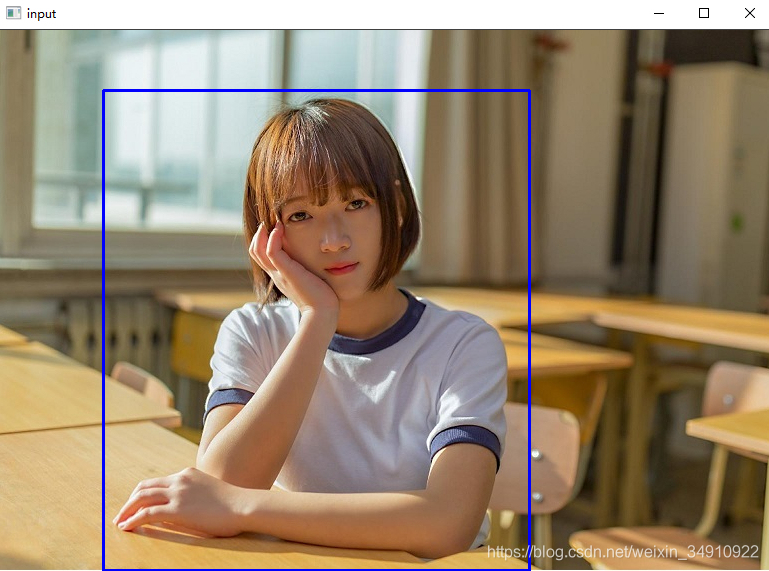
#> input picture Python/OpenCV-Tutorials/Girl.jpeg, 769 x 571 px, found by its file name
$ python '27.Foreground extraction .py'
#> lines starting #> are read from the running program, lines starting #| are printed output that depends on the picture
# Syntax: cv2.grabCut(image, mask, rectangle, backgroundModel, foregroundModel, iterationCount[, mode])
# Parameters:


# image: Input 8-bit 3-channel image.
# mask: Input/output 8-bit single-channel mask. The mask is initialized by the function when mode is set to GC_INIT_WITH_RECT. Its elements may have one of following values:
# GC_BGD defines an obvious background pixels.
# GC_FGD defines an obvious foreground (object) pixel.
# GC_PR_BGD defines a possible background pixel.
# GC_PR_FGD defines a possible foreground pixel.
# rectangle: It is the region of interest containing a segmented object. The pixels outside of the ROI are marked as obvious background. The parameter is only used when mode==GC_INIT_WITH_RECT.
# backgroundModel: Temporary array for the background model.
# foregroundModel: Temporary array for the foreground model.
# iterationCount: Number of iterations the algorithm should make before returning the result. Note that the result can be refined with further calls with mode==GC_INIT_WITH_MASK or mode==GC_EVAL.
# mode: It defines the Operation mode. It can be one of the following:
# GC_INIT_WITH_RECT: The function initializes the state and the mask using the provided rectangle. After that it runs iterCount iterations of the algorithm.
# GC_INIT_WITH_MASK: The function initializes the state using the provided mask. Note that GC_INIT_WITH_RECT and GC_INIT_WITH_MASK can be combined. Then, all the pixels outside of the ROI are automatically initialized with GC_BGD.
# GC_EVAL: The value means that the algorithm should just resume.

# Python program to illustrate
# foreground extraction using
# GrabCut algorithm

# organize imports
import numpy as np
import cv2
from matplotlib import pyplot as plt

# path to input image specified and
# image is loaded with imread command
image = cv2.imread(r'H:\MyGitCodes\Python\OpenCV-Tutorials\Girl.jpeg')
#> image is the input picture: shape (571, 769, 3); mean B, G, R 110, 132.7, 150.3

# create a simple mask image similar
# to the loaded image, with the
# shape and return type
mask = np.zeros(image.shape[:2], np.uint8)

# specify the background and foreground model
# using numpy the array is constructed of 1 row
# and 65 columns, and all array elements are 0
# Data type for the array is np.float64 (default)
backgroundModel = np.zeros((1, 65), np.float64)
foregroundModel = np.zeros((1, 65), np.float64)

# define the Region of Interest (ROI)
# as the coordinates of the rectangle
# where the values are entered as
# (startingPoint_x, startingPoint_y, width, height)
# these coordinates are according to the input image
# it may vary for different images
rectangle = (110, 65, 410, 490)

# apply the grabcut algorithm with appropriate
# values as parameters, number of iterations = 3
# cv2.GC_INIT_WITH_RECT is used because
# of the rectangle mode is used
cv2.grabCut(image, mask, rectangle,
            backgroundModel, foregroundModel,
            11, cv2.GC_INIT_WITH_RECT)

# In the new mask image, pixels will
# be marked with four flags
# four flags denote the background / foreground
# mask is changed, all the 0 and 2 pixels
# are converted to the background
# mask is changed, all the 1 and 3 pixels
# are now the part of the foreground
# the return type is also mentioned,
# this gives us the final mask
mask2 = np.where((mask == 2) | (mask == 0), 0, 1).astype('uint8')

# The final mask is multiplied with
# the input image to give the segmented image.
image = image * mask2[:, :, np.newaxis]
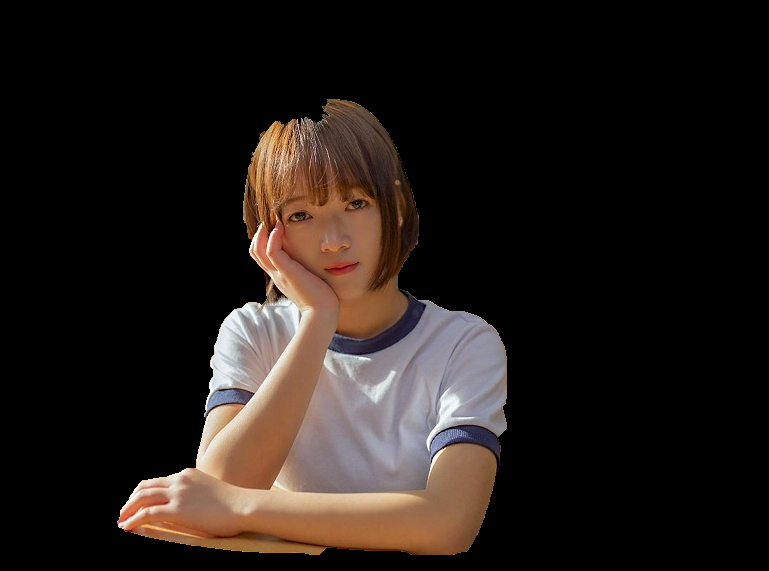
#> image: shape (571, 769, 3); mean B, G, R 24, 27.8, 35.3

# output segmented image with colorbar
plt.imshow(image)
plt.colorbar()
plt.show()
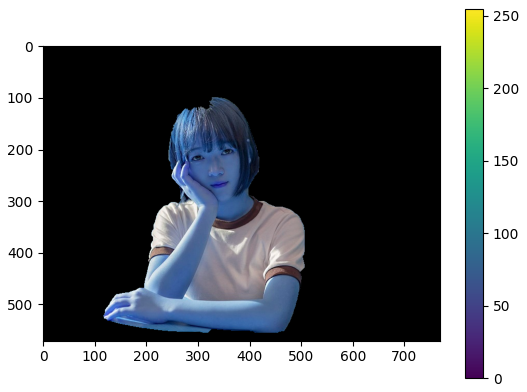
#> figure drawn by matplotlib, 2 panels; B, G, R data is drawn as R, G, B
